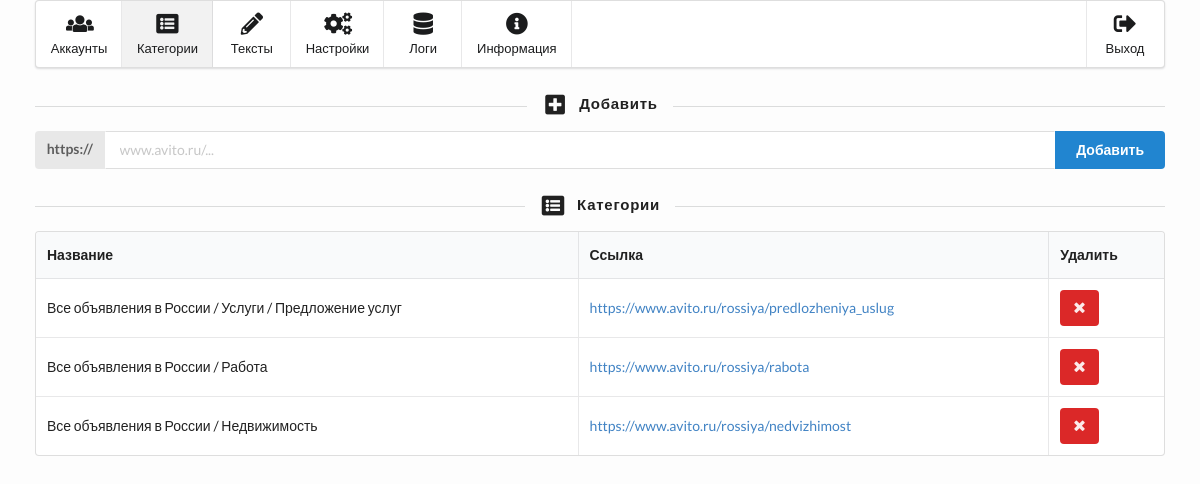
The app's page /categories (signed in), older data.
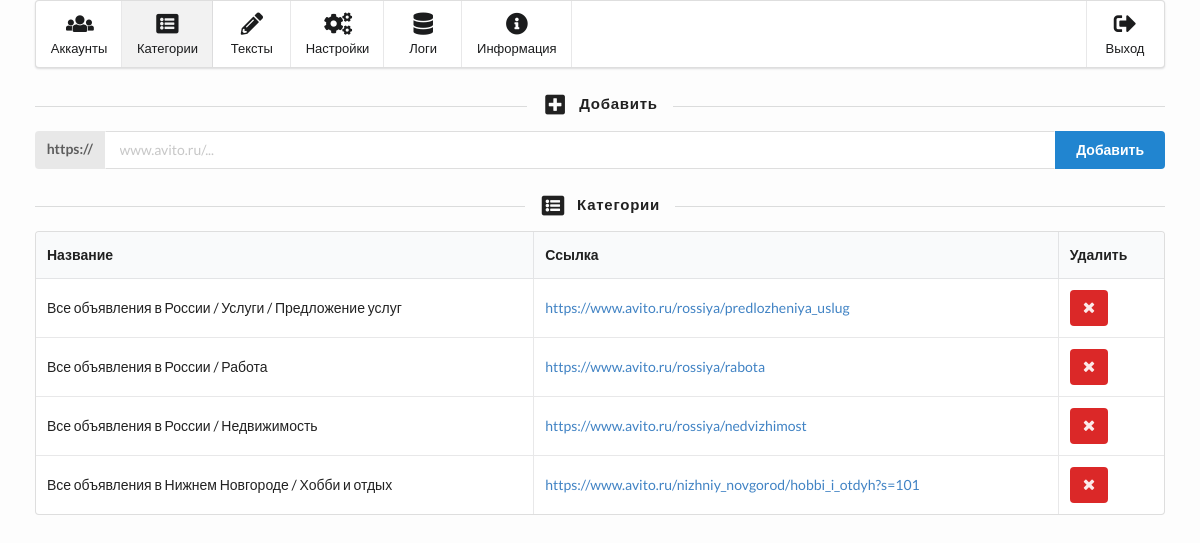
The same page, newer data.
### tables this page shows
CREATE TABLE categories (id INTEGER PRIMARY KEY AUTOINCREMENT, name VARCHAR (255), link VARCHAR (255));

### public/router.php (called while the page is built, shortened)
<?php
$pages = [
	'login' => 'Авторизация',
	'exit' => 'Выход',
	'404' => 'Страница не найдена',
	'accounts' => 'Аккаунты',
	'categories' => 'Категории',
	'texts' => 'Тексты',
	'settings' => 'Настройки',
	'logs' => 'Логи',
	'info' => 'Информация',
];
if (isset($_GET['route'])) {
	$get=str_replace('/', '', $_GET['route']);
	if (array_key_exists($get, $pages) and file_exists(PAGES.'/back/'.$get.'.php') and file_exists(PAGES.'/front/'.$get.'.php')) {
		$page = $get;
	} else {
		$page = '404';
	}
} else {
	$page = 'accounts';
}

### classes/DB.class.php (called while the page is built)
<?php
class DB
{
	static private $connect = null;
	static public function connect()
	{
		if (null === self::$connect) {
			self::$connect = new PDO('sqlite:'.DATABASES.'/database.db') ;
		}
		return self::$connect;
	}
}

### public/pages/back/categories.php (called while the page is built, shortened)
<?php
$sql = "SELECT id, name, link FROM categories";
$categories = DB::connect()->query($sql)->fetchAll(PDO::FETCH_OBJ);

### public/pages/front/categories.php (the view, shortened to what this page needs)
<h4 class="ui horizontal divider header"><i class="add square icon"></i>Добавить</h4>
<form action="" method="post" class="ui labeled fluid action input">
	<div class="ui label">https://</div>
	<input type="text" name="link" placeholder="www.avito.ru/...">
	<button type="submit" class="ui primary button">Добавить</button>
</form>
<?php if ($categories): ?>
<h4 class="ui horizontal divider header"><i class="browser icon"></i>Категории</h4>
<table class="ui single line celled table">
	<thead>
		<tr>
			<th>Название</th>
			<th>Ссылка</th>
			<th>Удалить</th>
		</tr>
	</thead>
	<tbody>
		<?php foreach ($categories as $category): ?>
		<tr>
			<td><?php echo $category->name; ?></td>
			<td>
				<a target="_blank" href="<?php echo $category->link; ?>"><?php echo $category->link; ?></a>
			</td>
			<td>
				<form action="" method="post">
					<button type="submit" class="ui negative icon button">
						<i class="remove icon"></i>
					</button>
				</form>
			</td>
		</tr>
		<?php endforeach; ?>
	</tbody>
</table>
<?php endif; ?>

### public/index.php (shortened to what this page needs)
<?php
require_once PUBL . '/router.php';
require_once PAGES . '/back/' . $page . '.php';
?>
<!doctype html>
<html lang="ru">
	<head>
		<link rel="stylesheet" href="https://cdnjs.cloudflare.com/ajax/libs/semantic-ui/2.2.9/semantic.min.css">
		<link rel="stylesheet" href="<?php echo CSS; ?>">
	</head>
	<body>
		<?php if (isset($_SESSION['login'])): ?>
		<div class="ui labeled icon small menu">
			<a class="<?php if ($page == 'accounts') echo 'active '; ?>item" href="accounts">
				<i class="users icon"></i>
				<span class="menu-text">Аккаунты</span>
			</a>
			<a class="<?php if ($page == 'categories') echo 'active '; ?>item" href="categories">
				<i class="browser icon"></i>
				<span class="menu-text">Категории</span>
			</a>
			<a class="<?php if ($page == 'texts') echo 'active '; ?>item" href="texts">
				<i class="write icon"></i>
				<span class="menu-text">Тексты</span>
			</a>
			<a class="<?php if ($page == 'settings') echo 'active '; ?>item" href="settings">
				<i class="settings icon"></i>
				<span class="menu-text">Настройки</span>
			</a>
			<a class="<?php if ($page == 'logging') echo 'active '; ?>item" href="logging">
				<i class="database icon"></i>
				<span class="menu-text">Логи</span>
			</a>
			<a class="<?php if ($page == 'info') echo 'active '; ?>item" href="info">
				<i class="info circle icon"></i>
				<span class="menu-text">Информация</span>
			</a>
			<div class="right menu">
				<a class="item" href="exit"><i class="sign out icon"></i><span class="menu-text">Выход</span></a>
			</div>
		</div>
		<?php endif; ?>
		<?php require_once PAGES . '/front/' . $page . '.php'; ?>
		<div class="bottom"></div>
	</body>
</html>

### public/style.css (style rules this page uses)
html, body { background-color: #fdfdfd; }
body { padding: 0 35px 0px 35px; }
.bottom { height: 50px; }

Row changes from the older to the newer data that the page shows:
added categories: name "Все объявления в Нижнем Новгороде / Хобби и отдых", link "https://www.avito.ru/nizhniy_novgorod/hobbi_i_otdyh?s=101"
